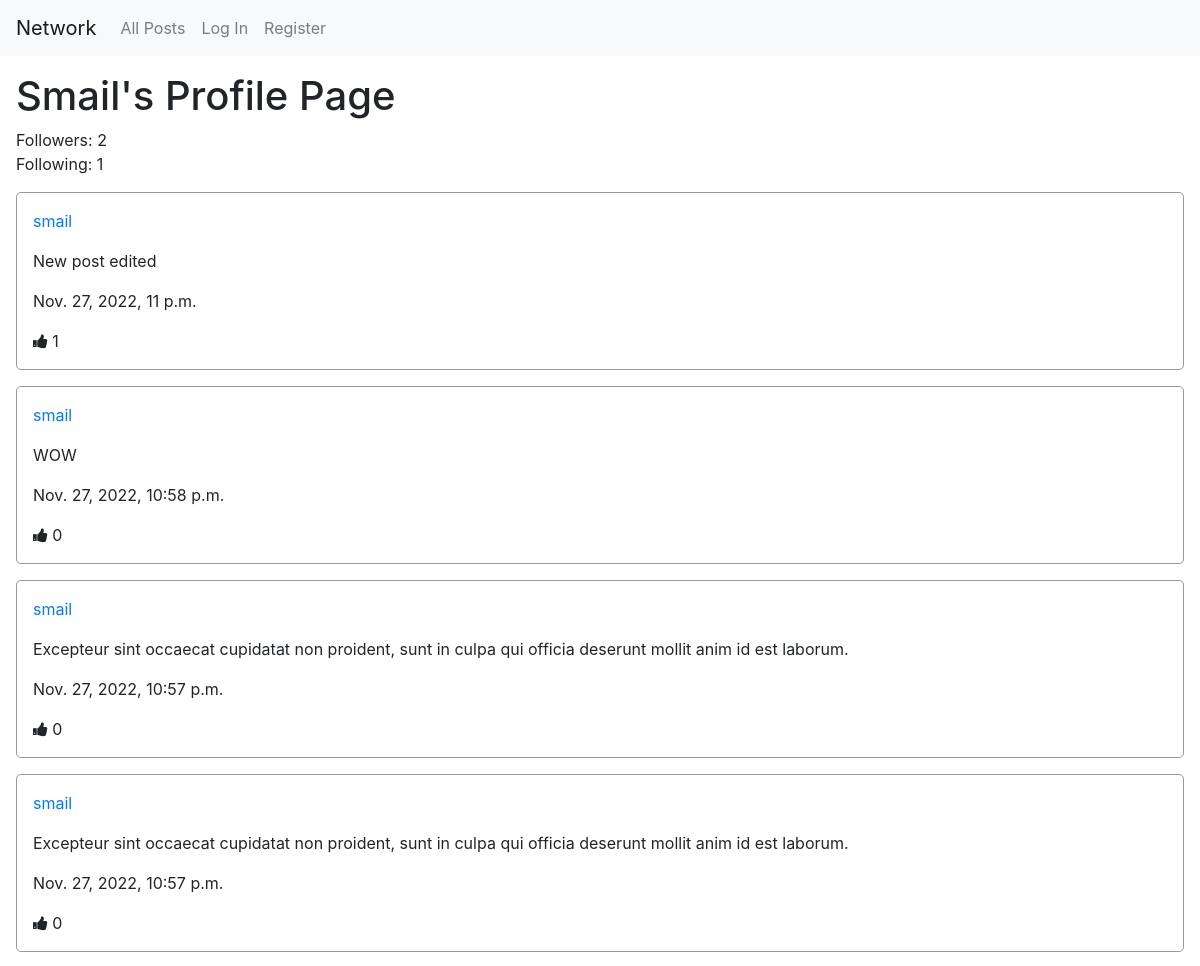
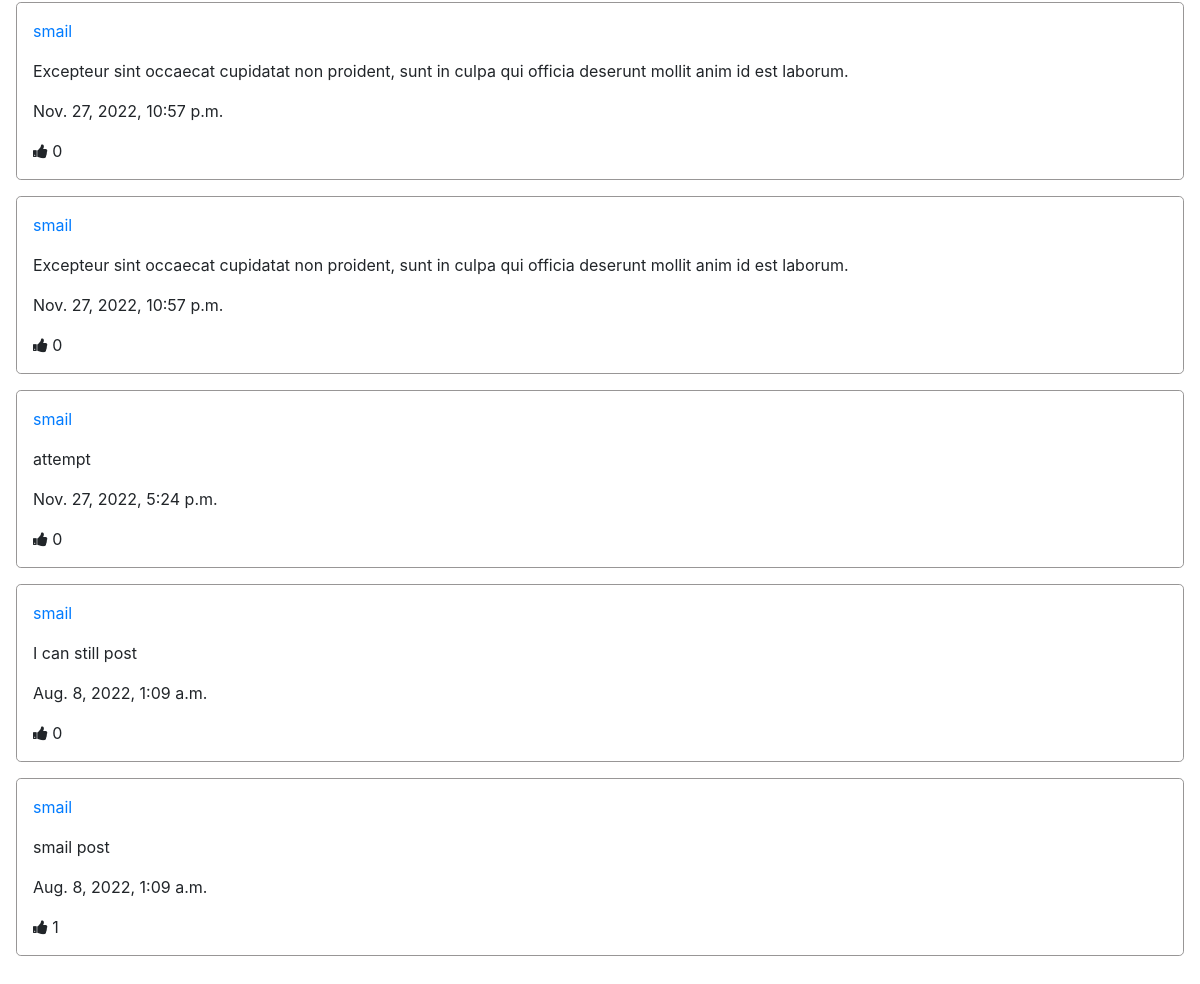
/profile/smail/, run on an earlier commit of the app's database (2 pictures, top to bottom).
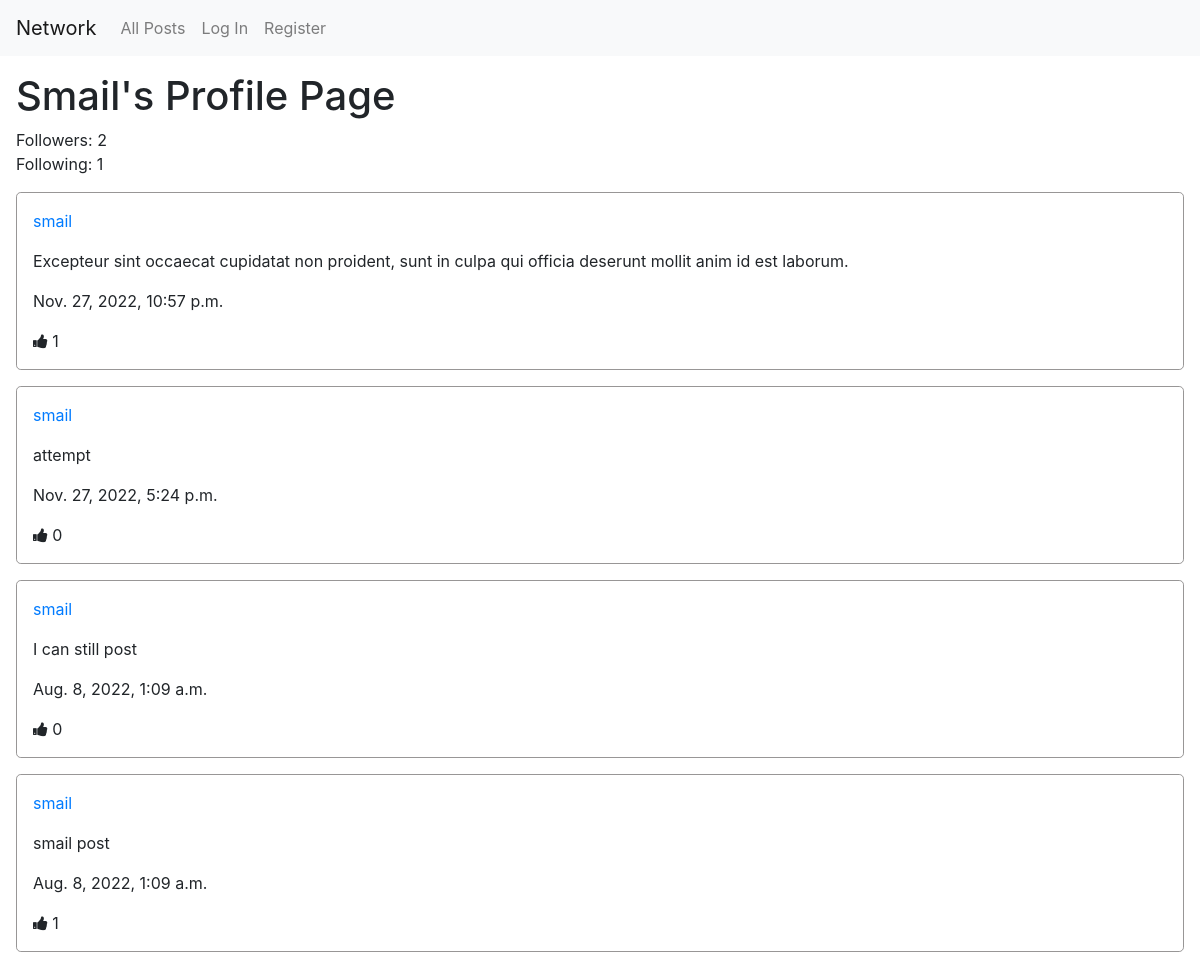
And on a later commit of the database.
### network/models.py (models this page shows, shortened)
class User(AbstractUser):
    pass

class Post(models.Model):
    user = models.ForeignKey("User", on_delete=models.CASCADE)
    content = models.TextField(blank=False)
    timestamp = models.DateTimeField(auto_now_add=True)
    def get_likes(self):
        return self.likes.all()
    def get_users_that_liked(self):
        users = []
        likes = self.likes.all()
        for like in list(likes):
            users.append(like.user)
        return users

class Like(models.Model):
    user = models.ForeignKey("User", on_delete=models.CASCADE)
    post = models.ForeignKey("Post", on_delete=models.CASCADE, related_name="likes")

### network/views.py (the view)
# urls.py: path("profile/<str:username>/", views.profile_view, name="profile"),
def profile_view(request, username):
    profile_owner = User.objects.get(username=username)
    followers = profile_owner.followers.all() # need all to find if to follow or not
    following = profile_owner.following.count()
    posts = Post.objects.all().filter(user=profile_owner).order_by('-timestamp')
    paginator = Paginator(posts, 10) # Show 10 posts per page.
    page_number = request.GET.get('page')
    page_obj = paginator.get_page(page_number)
    context = {'posts' : posts,
                'page_obj' : page_obj,
                'followers': followers,
                'following': following,
                'user_profile': profile_owner
            }
    if request.user.is_authenticated:
        follower = User.objects.get(pk=request.user.id)
        is_following = followers.filter(user=follower).exists()
        context['is_following'] = is_following
    return render(request, 'network/profile.html', context)

### network/templates/network/profile.html (shortened to what this page needs)
{% extends "network/layout.html" %}
{% load static %}
{% block page_title %}
    <h1>{{ user_profile.username | capfirst }}'s Profile Page</h1>
{% endblock page_title %}
{% block user_info %}
    <div class="user_info">
        <div>
            Followers: {{ followers | length }}
        </div>
        <div>
            Following: {{ following }}
        </div>
    </div>
{% endblock user_info %}

### network/templates/network/layout.html (shortened to what this page needs)
{% load static %}
<!DOCTYPE html>
<html lang="en">
    <head>
        <link rel="stylesheet" href="https://cdnjs.cloudflare.com/ajax/libs/font-awesome/4.7.0/css/font-awesome.min.css">
        <link rel="stylesheet" href="https://stackpath.bootstrapcdn.com/bootstrap/4.4.1/css/bootstrap.min.css">
        <link href="{% static 'network/styles.css' %}" rel="stylesheet">
    </head>
    <body>
        <nav class="navbar navbar-expand-lg navbar-light bg-light">
            <a class="navbar-brand" href="{% url 'index' %}">Network</a>
            <div>
              <ul class="navbar-nav mr-auto">
                <li class="nav-item">
                  <a class="nav-link" href="{% url 'index' %}">All Posts</a>
                </li>
                {% if user.is_authenticated %}
                    <li class="nav-item">
                        <a class="nav-link" href="{% url 'following' %}">Following</a>
                    </li>
                    <li class="nav-item">
                        <a class="nav-link" href="{% url 'logout' %}">Log Out</a>
                    </li>
                {% else %}
                    <li class="nav-item">
                        <a class="nav-link" href="{% url 'login' %}">Log In</a>
                    </li>
                    <li class="nav-item">
                        <a class="nav-link" href="{% url 'register' %}">Register</a>
                    </li>
                {% endif %}
              </ul>
            </div>
          </nav>
        <div class="body">
            {% block page_title %}{% endblock page_title %}
            {% block user_info %}{% endblock user_info %}
            {% block posts %}
                <div id="posts">
                    {% for post in page_obj %}
                        <div class="post-div" id="{{ post.id }}">
                            <p><a href="{% url 'profile' post.user %}">{{ post.user}}</a></p>
                            <p id="content">{{ post.content }}</p>
                            <p> {{ post.timestamp }}</p>
                            {% if user in post.get_users_that_liked %}
                                <div>
                                    <i id="like" data-liked="true" class="fa fa-thumbs-up fa-thumbs-down"></i>
                                    <span>{{ post.get_likes | length }}</span>
                                </div>
                            {% else %}
                                <div>
                                    <i id="like" data-liked="false" class="fa fa-thumbs-up"></i>
                                    <span>{{ post.get_likes | length }}</span>
                                </div>
                            {% endif %}
                        </div>
                    {% endfor %}
                </div>
            {% endblock posts %}
            {% block pagination %}
                <nav aria-label="Posts pages">
                    <ul class="pagination">
                    </ul>
                </nav>
            {% endblock pagination %}
        </div>
    </body>
</html>

### network/static/network/styles.css (style rules this page uses)
.body { margin: 1rem; }
.post-div { border: solid 1px rgb(152, 150, 150); border-radius: 0.3rem; padding: 1rem; margin-bottom: 1rem; }
.pagination { display: flex; width: 100%; justify-content: center; padding: 1rem; }
.user_info { margin-bottom: 1rem; }

What changed in the data, as far as the page shows it:
removed Post: user "smail", content "New post edited", timestamp "Nov. 27, 2022, 11 p.m.", get_likes|length "1"
removed Post: user "smail", content "WOW", timestamp "Nov. 27, 2022, 10:58 p.m.", get_likes|length "0"
removed Post: user "smail", content "Excepteur sint occaecat cupidatat non proident, sunt in culpa qui officia deserunt mollit anim id est laborum.", timestamp "Nov. 27, 2022, 10:57 p.m.", get_likes|length "0"
removed Post: user "smail", content "Excepteur sint occaecat cupidatat non proident, sunt in culpa qui officia deserunt mollit anim id est laborum.", timestamp "Nov. 27, 2022, 10:57 p.m.", get_likes|length "0"
removed Post: user "smail", content "Excepteur sint occaecat cupidatat non proident, sunt in culpa qui officia deserunt mollit anim id est laborum.", timestamp "Nov. 27, 2022, 10:57 p.m.", get_likes|length "0"
computed for Post "Nov. 27, 2022, 10:57 p.m.": get_likes|length "0" → "1"
